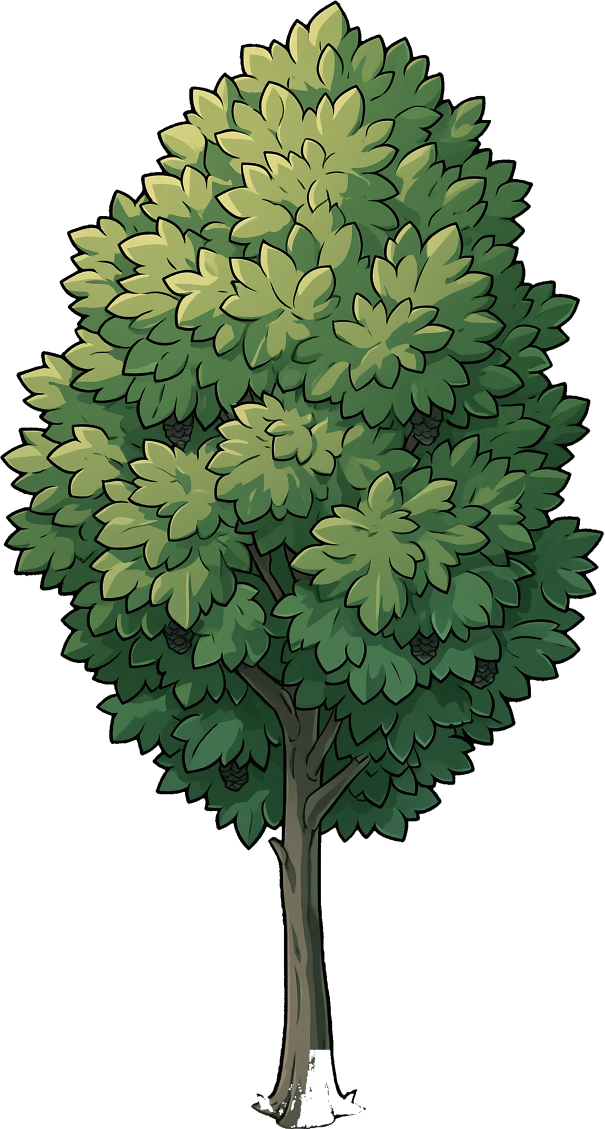
#> input picture content/art/trees/alder_adult_01_summer.png, 1209 x 2257 px (shown at 1/2 size)
$ python -i flora_art.py   (imports and definitions only)
#> lines starting #> are read from the running program, lines starting #| are printed output that depends on the picture
#> further down, picture is the input picture: PIL image 1209x2257 RGBA; mean R, G, B, A 41.4, 55.4, 34.2, 133.8
#!/usr/bin/env python3
"""Turns the flora's Midjourney images into the game's art (D39).

Development tool, run by hand; the game never runs it. Needs Pillow and
numpy. From the repository's root:

    python3 content/tools/flora_art.py <sources> content/art [--trees [--tree-zoom Z]]
    python3 content/tools/flora_art.py --ink content/art <tree image>...
    python3 content/tools/flora_art.py --recolour <tree image>...

<sources> holds one image per kind and variant, on a white background,
named `<id>_<nn>.png` (`bramble_01.png`), as `content/ai-reserve/sources/flora/`.

For each image:
- the background is cut away: everything joined to the image's border
  through pixels close to the border's own colour (cream or white), and
  what is joined to it through light, colourless pixels (a cast shadow);
- small clear holes inside the plant (white showing between leaves, which
  became pale specks on the trees) are cleared too, except on mushrooms,
  which are white themselves;
- the edge is softened by one pixel, then the plant is cropped to itself.

Sizes follow the sharpness rule (D39, 10 November 2026), in two sizes.
The originals (the sources, the archive, never shipped) are made at 384 px
a shown metre: sharp at the closest zoom, 2.5, on the project lead's 3072 x
1920 screen. The game ships them reduced to 307.2 px a shown metre: sharp
at zoom 2.5 on a 2560-px-wide screen and below, magnified 1.25 times at the
closest zoom only on wider ones. An image's height is its kind's shown
height (`shown`, the client's `Scale.shown`, D40) times `px_per_m()`.
Changing the shipped size is a parameter (SHARP_SCREEN_STRETCH) and a
rerun. A source smaller than its original target is reported: only those
need making again; nothing is ever enlarged. Trees are made only with
`--trees` (at `--tree-zoom`, ZOOM_MAX unless given); without it they are
left untouched.

Kinds of `content/species.ron` (trees) go to `art/trees/` as
`<id>_adult_<nn>_summer.webp`. The rest go into one atlas,
`art/flora/atlas.webp`, with `art/flora/atlas.json` giving each image's
rectangle: one texture for all the flora, so the client draws it in a few
draw calls (D39); the client sets each plant's size on screen. The
shrubs' berries (tree_fruit.py --flora) are in the same atlas, where it is
clear (place_berries), their rectangles in `art/flora/fruit.json`: a new
atlas carries them over from the old one. Last, the
decorations of `art/decor/` wider than their target (their width on screen
is `size_m` of the ground spec's "decor" entry) are reduced in place.

Everything shipped is written as lossless WebP (E3): the same pixels as a
PNG, about a third lighter in git (`client/tools/webp_same_pixels.py`
proves it).
"""

import json
import re
import sys
from collections import deque
from pathlib import Path

import numpy as np
from PIL import Image, ImageDraw, ImageEnhance, ImageFilter

# The sharpness rule: pixels per shown metre = PX_PER_M (Iso.PX_PER_M, at
# zoom 1) x ZOOM_MAX (the camera stops there) x a screen's stretch of the
# 1280 x 720 viewport.
# - Originals, the archive, never shipped: the project lead's 3072 x 1920
#   screen, of which Godot keeps 3072 x 1728: stretch 2.4, 384 px a metre.
# - Shipped: a 2560-px-wide screen (1440p): stretch 1.92, 307.2 px a metre.
PX_PER_M = 64
ZOOM_MAX = 2.5
ORIGINAL_SCREEN_STRETCH = 2.4
SHARP_SCREEN_STRETCH = 1.92
# The cut is worked at most this tall unless the target needs more.
WORK_MAX = 1400
ATLAS_WIDTH = 4096
# Godot's GPU compression works on blocks of 4 x 4 pixels: every image
# starts on a block and is PAD clear pixels from the next, so no block
# mixes two plants and the mipmaps of one do not reach the next.
BLOCK = 4
PAD = 8
# The shrubs' berries (D48) are in the atlas too, so a plant and its
# berries draw from one texture and the plants' batch stays whole (audit
# F3, 19 November 2026): each kind's sprites as one block, side by side
# BERRY_PAD apart and from the block's edge (tree_fruit.py's sheet), put
# where the atlas is clear, on a BERRY_ALIGN grid (its mipmaps, down to
# that many times smaller, are those of the block alone) and BERRY_CLEAR
# pixels from anything drawn (no mipmap level a plant is read at mixes
# the two). Their rectangles in the atlas are `fruit.json`'s.
BERRY_PAD = 8
BERRY_ALIGN = 64
BERRY_CLEAR = 32
# Colour distance (0..441) still counted as the background, and as a
# shadow: light (above SHADOW_LIGHT) and nearly colourless.
BG_TOLERANCE = 42
SHADOW_LIGHT = 150
SHADOW_CHROMA = 34
HOLE_TOLERANCE = 24
HOLE_MIN = 12
# On a tree, a patch of pale (above SLIVER_LIGHT), colourless pixels
# smaller than SLIVER_MAX (in the worked image) is background showing
# between two outlines.
SLIVER_LIGHT = 186
SLIVER_CHROMA = 16
SLIVER_MAX = 400
# ... when at least SLIVER_HEMMED of what surrounds it is outline (darker
# than SLIVER_DARK) or background.
SLIVER_DARK = 90
SLIVER_HEMMED = 0.75
TRUNK_SHARE = 1 / 3


# [4 lines left out: function save_webp, not called in this run]


SMALL_UP_TO = 0.3
SMALL_TIMES = 2.0
GROWN_FROM = 1.0


# [22 lines left out: functions shown, px_per_m, target_px, not called in this run]


def border_colour(rgb):
    edge = np.concatenate([rgb[0], rgb[-1], rgb[:, 0], rgb[:, -1]])
    return np.median(edge, axis=0)


# [174 lines left out: functions flood, components, keep_main, background, hemmed_in, cut and 2 more, not called in this run]


# Trees pale by nature (the birch's and the ash's bark, the linden's
# flowers), left as they are by `clear_pale`.
PALE_TREES = ("birch", "ash", "linden")
# Trees of many stems: the gaps between their trunks keep their own drawn
# line, the thick ink ringed them as black slits.
INK_KEEP_HOLES = ("wild_fig",)


# [11 lines left out: function clear_pale, not called in this run]


# The ink line (18 November 2026): every tree gets a dark outline at least
# INK_PX wide at the shipped size (307.2 px a shown metre; the walnut's own
# line is about 7), half outside its silhouette and half inside, so the
# leaves of the edge stay seen. The silhouette is first closed over small
# notches and holes (INK_CLOSE px) and rounded (INK_ROUND, a blur), so the
# line runs on like a drawn one instead of ringing every gap; the bottom of
# a notch it closes takes the colours of the leaves around it. The canvas
# grows by a margin left, right and on top so the line is never cut
# (INK_MARGIN beyond its outer half); the
# foot stays at the bottom. `outlines.json` and the fruit points are found
# again after. A line already darker than the ink is left as it is.
# Colours brought into line, an image at a time: its leaves or its bark (in
# CIE Lab, the mean and spread of each part) moved to a target, so a tree
# matches its kind's other image or stops standing out. The two oaks share
# one green, between their own two; the second oak's bark loses the orange
# that stood out (its mean the first oak's bark, darker, its spread of
# colour narrowed).
OAK_LEAVES = ((40.0, -22.6, 20.0), (12.6, 7.9, 7.2))
RECOLOUR = {
    "oak_01": {"leaves": OAK_LEAVES},
    "oak_02": {"leaves": OAK_LEAVES, "bark": ((36.0, 4.3, 20.3), (10.8, 3.7, 2.6))},
}
SRGB_TO_XYZ = np.array([[0.4124, 0.3576, 0.1805], [0.2126, 0.7152, 0.0722], [0.0193, 0.1192, 0.9505]])
WHITE = np.array([0.95047, 1.0, 1.08883])


# [57 lines left out: functions to_lab, from_lab, colour_parts, recolour, recolour_shipped, not called in this run]


INK = np.array([12, 14, 10], np.float32)
INK_PX = 9
INK_CLOSE = 5
INK_ROUND = 2.0
# Clear pixels kept around the line, so it is never cut at the image's
# edge. (A 16 px margin, for the smaller mipmap levels, was tried and taken
# out: the thin dark line at the trees' sides came from the shader's
# mipmap pick, fixed in trees.gdshader.)
INK_MARGIN = 3


# [111 lines left out: functions _step, ink_grow, ink_shrink, fill_from_around, enclosed, ink, not called in this run]


# Plants whose source kept some of its pale ground at the foot (a cream
# smudge under the asparagus, a patch under the silverweed): their pale,
# nearly colourless pixels (each channel above GROUND_LIGHT, at most
# GROUND_GREY apart) are cleared. Only these: it would take white flowers.
GROUND_CLEAR = ("wild_asparagus", "silverweed")
GROUND_LIGHT = 165
GROUND_GREY = 50


# [7 lines left out: function clear_ground, not called in this run]


# The small plants (SMALL_UP_TO and under, true height: chickweed,
# strawberry, plantain, dandelion...), drawn twice their height, also get
# livelier colours (SMALL_VIVID saturation, SMALL_BRIGHT brightness) and
# INK_SMALL_LINE: green on green, the grass swallowed them.
SMALL_VIVID = 1.3
SMALL_BRIGHT = 1.08
INK_SMALL_LINE = 2

# The plants' line (D39 flora), only where it helps a full, simple shape
# stand out: the shrubs of at least INK_SHRUB_MIN_PX shipped (INK_SHRUB_LINE,
# about a tree's line for their size; the strawberry is a small plant),
# the fern (INK_SOLID: compact, no gaps; INK_SOLID_LINE, closing nothing) and
# the large mushrooms (at least INK_MUSHROOM_MIN_PX shipped;
# INK_MUSHROOM_LINE, barely closed). The flowers, the small plants, the stems
# and blades and the small mushrooms have none: a line ate their details.
# The margin is the line's outer half and INK_PLANT_MARGIN: the client fits
# the whole image to the plant's height, so every pixel above it makes the
# plant a little smaller.
INK_SHRUB_LINE = 4
INK_SHRUB_MIN_PX = 130
INK_SOLID = ("fern",)
INK_SOLID_LINE = 4
INK_MUSHROOM_MIN_PX = 40
INK_MUSHROOM_LINE = 2
INK_PLANT_MARGIN = 1


def vivid(image):
    """`image` with SMALL_VIVID saturation and SMALL_BRIGHT brightness."""
    alpha = image.getchannel("A")
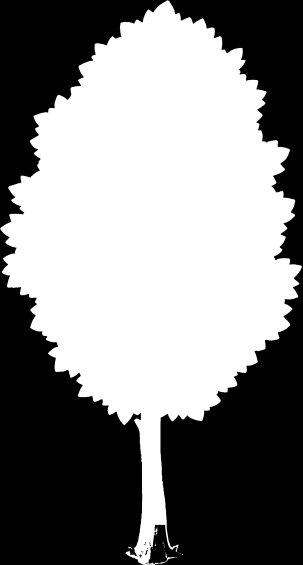
#> alpha: PIL image 1209x2257 L (shown at 1/4 size); min 0, max 255, mean 133.8
    rgb = ImageEnhance.Brightness(ImageEnhance.Color(image.convert("RGB")).enhance(SMALL_VIVID)).enhance(SMALL_BRIGHT)
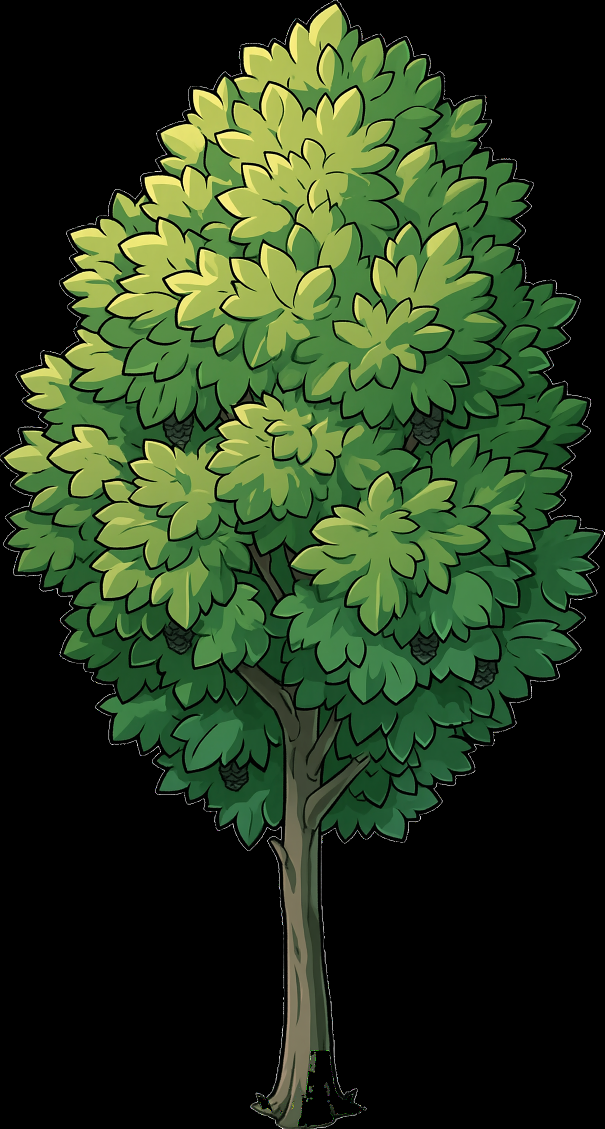
#> rgb: PIL image 1209x2257 RGB (shown at 1/2 size); mean R, G, B 41.8, 61.4, 31.7
    rgb.putalpha(alpha)
#> rgb: PIL image 1209x2257 RGBA
    return rgb


# [13 lines left out: function ink_plant, not called in this run]


def species_heights(content):
    text = (content / "species.ron").read_text()
    return {m[0]: float(m[1]) for m in re.findall(r'id: "([a-z_]+)".*?height_m: ([0-9.]+)', text, re.S)}


# [257 lines left out: functions flora_kinds, fit, work_height, pack, read_fruit, write_fruit and 8 more, not called in this run]


# [2 lines not run here, left out]

>>> from PIL import Image
>>> picture = Image.open('../art/trees/alder_adult_01_summer.png')
>>> result = vivid(picture)

$ run again, on content/art/trees/ash_adult_01_summer.webp
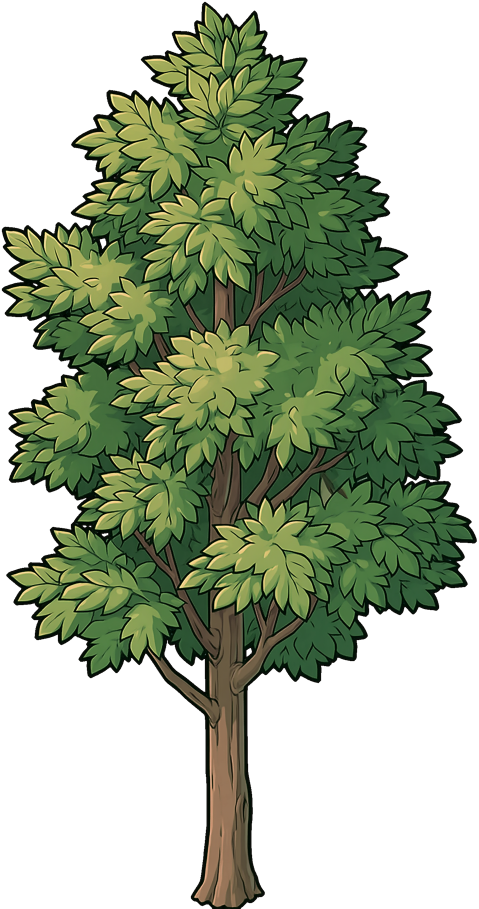
#> input picture content/art/trees/ash_adult_01_summer.webp, 1436 x 2727 px (shown at 1/3 size)
#> picture is the input picture: PIL image 1436x2727 RGBA; mean R, G, B, A 49.1, 61.8, 36, 133.5
#> in vivid, `alpha = image.getchannel("A")`:
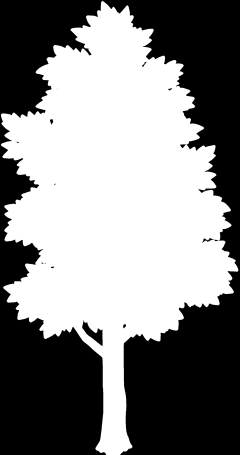
#> alpha: PIL image 1436x2727 L (shown at 1/6 size); min 0, max 255, mean 133.5
#> in vivid, `rgb = ImageEnhance.Brightness(ImageEnhance.Color(image.convert("RGB"))..`:
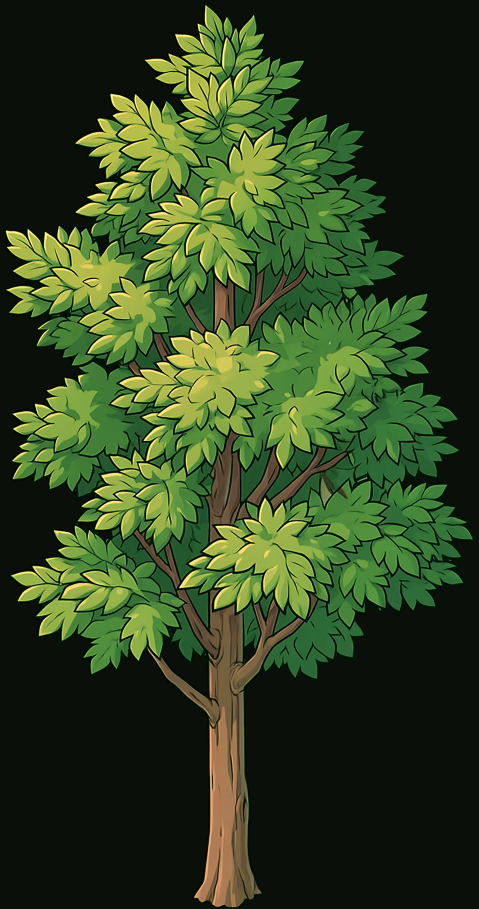
#> rgb: PIL image 1436x2727 RGB (shown at 1/3 size); mean R, G, B 49.7, 68.2, 31.9

$ run again, on content/art/trees/ash_adult_02_summer.webp
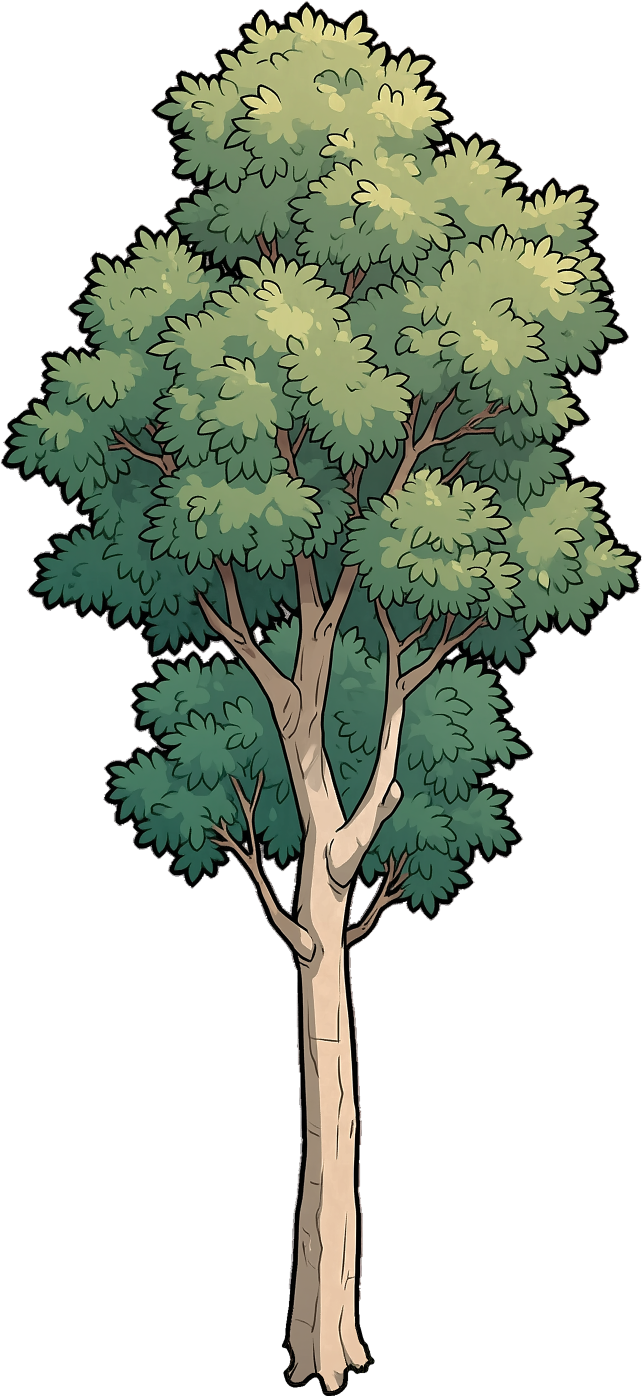
#> input picture content/art/trees/ash_adult_02_summer.webp, 1286 x 2791 px (shown at 1/2 size)
#> picture is the input picture: PIL image 1286x2791 RGBA; mean R, G, B, A 185.5, 192.8, 179.6, 116.1
#> in vivid, `alpha = image.getchannel("A")`:
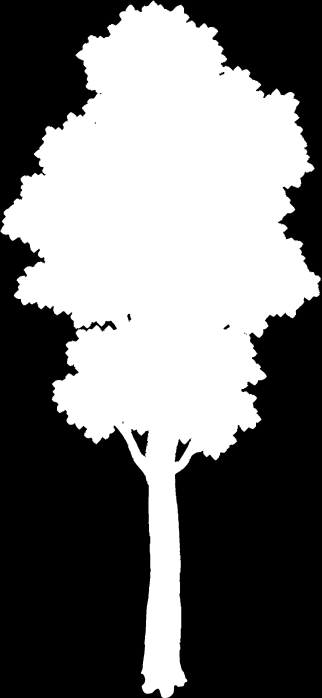
#> alpha: PIL image 1286x2791 L (shown at 1/4 size); min 0, max 255, mean 116.1
#> in vivid, `rgb = ImageEnhance.Brightness(ImageEnhance.Color(image.convert("RGB"))..`:
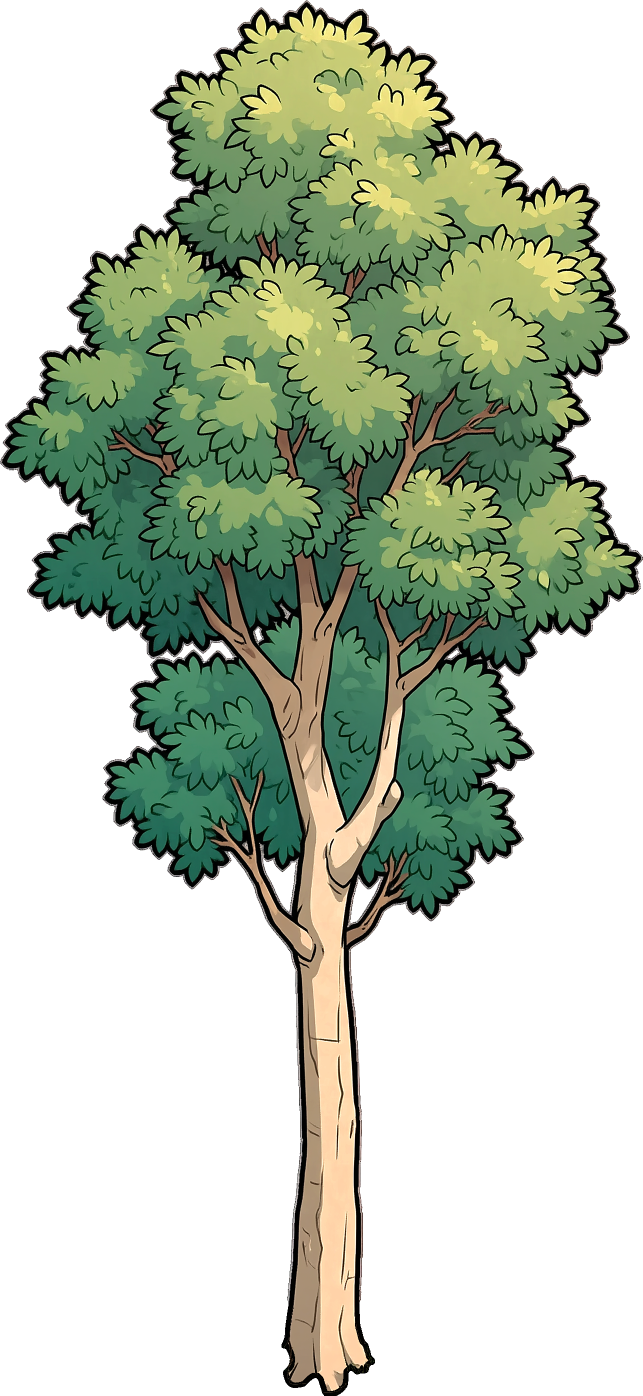
#> rgb: PIL image 1286x2791 RGB (shown at 1/2 size); mean R, G, B 187.6, 198.1, 179.6
